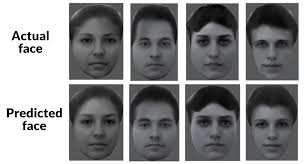
#> input picture Tracking/samples/face6.jpg, 307 x 164 px
$ python haar-cascade.py
#> lines starting #> are read from the running program, lines starting #| are printed output that depends on the picture; after the words box and inside, x2 and y2 are one past the last pixel; in counts of white or black regions, pixels touching at a corner belong together
import numpy as np
import cv2

face_cascade = cv2.CascadeClassifier('venv\Lib\site-packages\cv2\data\haarcascade_frontalface_default.xml')
eye_cascade = cv2.CascadeClassifier('venv\Lib\site-packages\cv2\data\haarcascade_eye.xml')

img = cv2.imread('samples/face6.jpg')
#> img is the input picture: shape (164, 307, 3); mean B, G, R 139.6, 138.9, 138.8
gray = cv2.cvtColor(img, cv2.COLOR_BGR2GRAY)

faces = face_cascade.detectMultiScale(gray, 1.3, 5)
#> faces = [[69, 18, 58, 58], [185, 20, 57, 57], [125, 20, 59, 59], [69, 98, 58, 58], [185, 98, 60, 60], [128, 102, 56, 56], [245, 105, 53, 53], [245, 25, 54, 54]]
for (x,y,w,h) in faces:
    cv2.rectangle(img,(x,y),(x+w,y+h),(255,0,0),2)
    roi_gray = gray[y:y+h, x:x+w]
    roi_color = img[y:y+h, x:x+w]
    eyes = eye_cascade.detectMultiScale(roi_gray)
    for (ex,ey,ew,eh) in eyes:
        cv2.rectangle(roi_color,(ex,ey),(ex+ew,ey+eh),(0,255,0),2)
#> this loop made 8 passes
#> (x, y, w, h, eyes) on passes 1, 2, 3, 4, 5, 7, 8: (69, 18, 58, 58, [[7, 9, 24, 24], [29, 11, 22, 22]]), (185, 20, 57, 57, [[26, 8, 25, 25]]), (125, 20, 59, 59, [[28, 12, 20, 20], [10, 12, 21, 21]]), (69, 98, 58, 58, [[7, 12, 22, 22], [30, 13, 21, 21]]), (185, 98, 60, 60, [[9, 12, 22, 22], [28, 12, 23, 23]]), (245, 105, 53, 53, [[6, 8, 21, 21], [26, 7, 22, 22]]), (245, 25, 54, 54, [[6, 8, 22, 22], [24, 7, 22, 22]])
#> pass 1, `roi_gray = gray[y:y+h, x:x+w]`:
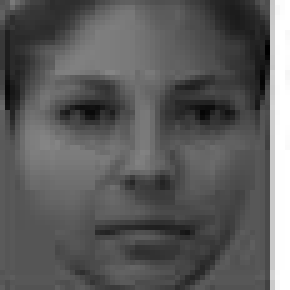
#> roi_gray: shape (58, 58) (shown 5 times larger); min 0, max 255, mean 92.2
#> pass 1, `roi_color = img[y:y+h, x:x+w]`:
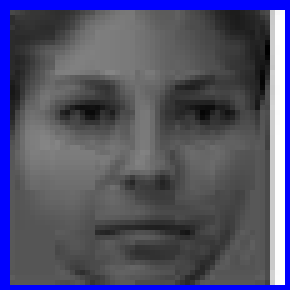
#> roi_color: shape (58, 58, 3) (shown 5 times larger); mean B, G, R 107, 81.3, 81.3
#> pass 2, `roi_gray = gray[y:y+h, x:x+w]`:
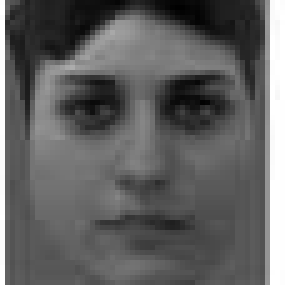
#> roi_gray: shape (57, 57) (shown 5 times larger); min 0, max 255, mean 97
#> pass 2, `roi_color = img[y:y+h, x:x+w]`:
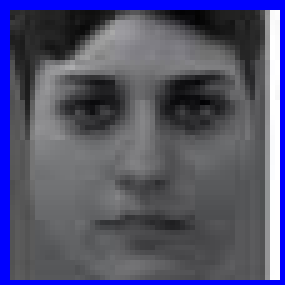
#> roi_color: shape (57, 57, 3) (shown 5 times larger); mean B, G, R 111.2, 83.6, 83.4
#> after the loop:
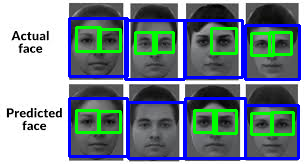
#> img: shape (164, 307, 3); 15.9% of pixels changed, all inside (x1, y1, x2, y2) = (68, 17, 301, 160)
#> after the loop:
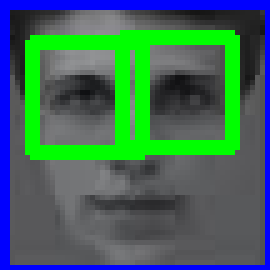
#> roi_color: shape (54, 54, 3) (shown 5 times larger); mean B, G, R 91.1, 105, 62
#> after the loop:
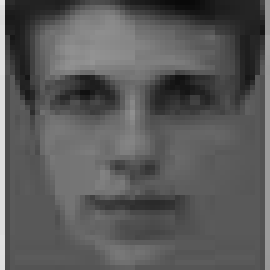
#> roi_gray: shape (54, 54) (shown 5 times larger); min 9, max 229, mean 90.3

cv2.imshow('img',img)
cv2.imshow('gray',gray)
cv2.waitKey(0)
cv2.destroyAllWindows()

$ run again, with Tracking/samples/face2.jpg copied over Tracking/samples/face6.jpg
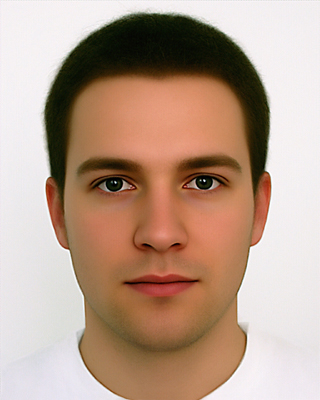
#> input picture Tracking/samples/face2.jpg, 320 x 400 px
#> img is the input picture: shape (400, 320, 3); mean B, G, R 140.9, 158, 184.4
#> `gray = cv2.cvtColor(img, cv2.COLOR_BGR2GRAY)`:
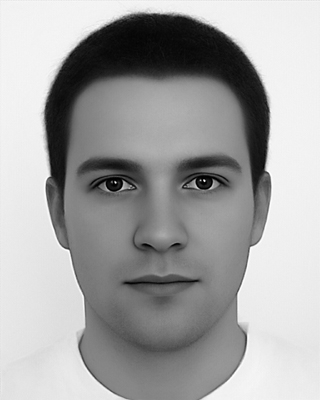
#> gray: shape (400, 320); min 0, max 255, mean 164
#> faces = [[43, 90, 229, 229]]
#> the loop `for (x,y,w,h) in faces:` made 1 pass
#> (x, y, w, h, eyes) on pass 1: (43, 90, 229, 229, [[38, 64, 58, 58], [131, 65, 55, 55], [104, 195, 28, 28]])
#> after the loop `for (x,y,w,h) in faces:`:
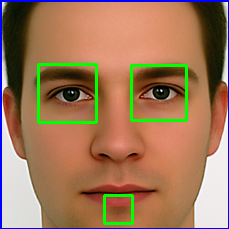
#> roi_color: shape (229, 229, 3); mean B, G, R 90.3, 120.2, 158.5

$ run again, with Tracking/samples/face3.jpg copied over Tracking/samples/face6.jpg
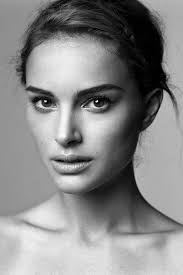
#> input picture Tracking/samples/face3.jpg, 183 x 275 px
#> img is the input picture: shape (275, 183, 3); min 0, max 250, mean 136.4
#> faces = [[8, 49, 133, 133]]
#> the loop `for (x,y,w,h) in faces:` made 1 pass
#> (x, y, w, h, eyes) on pass 1: (8, 49, 133, 133, [[15, 36, 36, 36], [67, 34, 37, 37]])
#> after the loop `for (x,y,w,h) in faces:`:
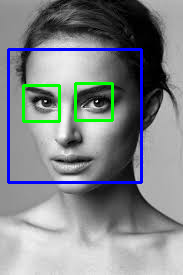
#> img: shape (275, 183, 3); 4.89% of pixels changed, all inside (x1, y1, x2, y2) = (7, 48, 143, 184)
#> after the loop `for (x,y,w,h) in faces:`:
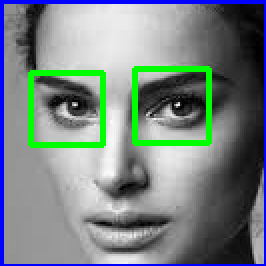
#> roi_color: shape (133, 133, 3) (shown 2 times larger); mean B, G, R 131.1, 132.2, 119.7

$ run again, with Tracking/samples/face4.jpg copied over Tracking/samples/face6.jpg
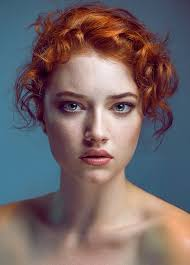
#> input picture Tracking/samples/face4.jpg, 190 x 265 px
#> img is the input picture: shape (265, 190, 3); mean B, G, R 104, 101.8, 115.4
#> faces = [[38, 61, 117, 117]]
#> the loop `for (x,y,w,h) in faces:` made 1 pass
#> (x, y, w, h, eyes) on pass 1: (38, 61, 117, 117, [[18, 31, 28, 28], [70, 33, 27, 27]])
#> after the loop `for (x,y,w,h) in faces:`:
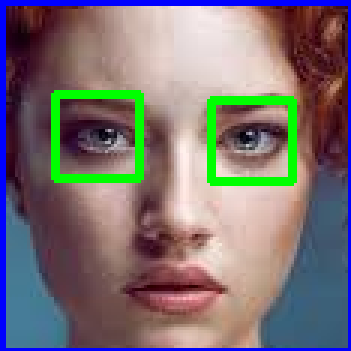
#> roi_color: shape (117, 117, 3) (shown 3 times larger); mean B, G, R 115.1, 113.1, 122.2
